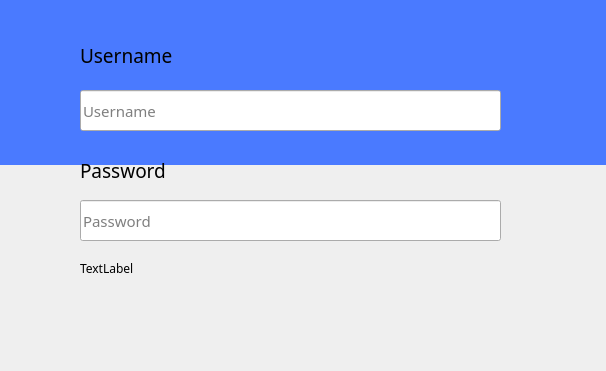
<?xml version="1.0" encoding="UTF-8"?>
<ui version="4.0">
 <class>loginDialog</class>
 <widget class="QDialog" name="loginDialog">
  <property name="geometry">
   <rect>
    <x>0</x>
    <y>0</y>
    <width>606</width>
    <height>371</height>
   </rect>
  </property>
  <property name="windowTitle">
   <string>Dialog</string>
  </property>
  <widget class="QLabel" name="label">
   <property name="geometry">
    <rect>
     <x>-3</x>
     <y>-6</y>
     <width>611</width>
     <height>171</height>
    </rect>
   </property>
   <property name="autoFillBackground">
    <bool>false</bool>
   </property>
   <property name="styleSheet">
    <string notr="true">background-color: rgb(255, 255, 255);
background-color: rgb(74, 122, 255);</string>
   </property>
   <property name="text">
    <string/>
   </property>
  </widget>
  <widget class="QLabel" name="label_icon">
   <property name="geometry">
    <rect>
     <x>230</x>
     <y>60</y>
     <width>161</width>
     <height>161</height>
    </rect>
   </property>
   <property name="styleSheet">
    <string notr="true">image: url(:/images/icon/LLK.png);</string>
   </property>
   <property name="text">
    <string/>
   </property>
  </widget>
  <widget class="QLabel" name="usrlabel">
   <property name="geometry">
    <rect>
     <x>80</x>
     <y>40</y>
     <width>111</width>
     <height>31</height>
    </rect>
   </property>
   <property name="font">
    <font>
     <family>Corbel</family>
     <pointsize>14</pointsize>
    </font>
   </property>
   <property name="text">
    <string>Username</string>
   </property>
  </widget>
  <widget class="QLabel" name="pwdlabel">
   <property name="geometry">
    <rect>
     <x>80</x>
     <y>150</y>
     <width>111</width>
     <height>41</height>
    </rect>
   </property>
   <property name="font">
    <font>
     <family>Corbel</family>
     <pointsize>14</pointsize>
    </font>
   </property>
   <property name="text">
    <string>Password</string>
   </property>
  </widget>
  <widget class="QLineEdit" name="usrlineEdit">
   <property name="geometry">
    <rect>
     <x>80</x>
     <y>90</y>
     <width>421</width>
     <height>41</height>
    </rect>
   </property>
   <property name="font">
    <font>
     <family>Noto Sans CJK TC Bold</family>
     <pointsize>11</pointsize>
    </font>
   </property>
   <property name="text">
    <string/>
   </property>
   <property name="placeholderText">
    <string>Username</string>
   </property>
  </widget>
  <widget class="QLineEdit" name="pwdlineEdit">
   <property name="geometry">
    <rect>
     <x>80</x>
     <y>200</y>
     <width>421</width>
     <height>41</height>
    </rect>
   </property>
   <property name="font">
    <font>
     <family>Noto Sans CJK TC Bold</family>
     <pointsize>11</pointsize>
    </font>
   </property>
   <property name="statusTip">
    <string/>
   </property>
   <property name="echoMode">
    <enum>QLineEdit::Password</enum>
   </property>
   <property name="placeholderText">
    <string>Password</string>
   </property>
  </widget>
  <widget class="QLabel" name="invalid_label">
   <property name="geometry">
    <rect>
     <x>80</x>
     <y>260</y>
     <width>421</width>
     <height>16</height>
    </rect>
   </property>
   <property name="font">
    <font>
     <family>Corbel</family>
    </font>
   </property>
   <property name="text">
    <string>TextLabel</string>
   </property>
  </widget>
  <widget class="QLabel" name="setting">
   <property name="geometry">
    <rect>
     <x>10</x>
     <y>10</y>
     <width>51</width>
     <height>51</height>
    </rect>
   </property>
   <property name="text">
    <string/>
   </property>
  </widget>
 </widget>
 <resources/>
 <connections/>
</ui>
